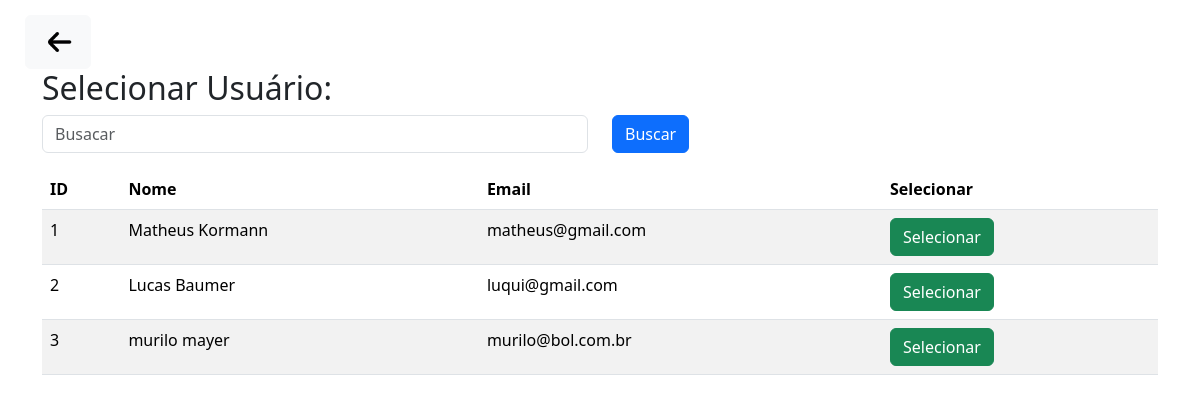
/admListPassagens/addPassagemAdm.php (signed in), run on the app's committed database.
### tables this page shows
CREATE TABLE USERS (
    ID_USER INT PRIMARY KEY AUTO_INCREMENT NOT NULL,
    NAME VARCHAR(100) NOT NULL,
    CPF VARCHAR(100) NOT NULL,
    EMAIL VARCHAR(100) NOT NULL,
    DATA_DE_NASCIMENTO VARCHAR(100) NOT NULL,
    PASSWORD VARCHAR(100) NOT NULL,
    ROLE VARCHAR(100) NOT NULL,
    USERIMAGEPATH VARCHAR(200),
    UNIQUE (CPF, EMAIL)
);

### admListPassagens/addPassagemAdm.php (the view, shortened to what this page needs)
<?php
include('../connections/connection.php');
if(isset($_POST['searchInputUser'])) {
    $searchInputUser = $_POST['searchInputUser'];
    $sql_searchUser = "SELECT * FROM USERS WHERE NAME LIKE '%$searchInputUser%' OR EMAIL LIKE '%$searchInputUser%'";
    $result_searchUser = $conn->query($sql_searchUser);
}
else {
    $sql_searchUser = "SELECT * FROM USERS";
    $result_searchUser = $conn->query($sql_searchUser);
}
    ?>
<!DOCTYPE html>
<html lang="pt-br">
<head>
    <link rel="stylesheet" href="./comfig.css">
    <link rel="stylesheet" href="../node_modules/bootstrap/dist/css/bootstrap.min.css">
</head>
<body>
    <div id="conteinerButtom">
        <a id="botaoVoltar" type="button" class="btn btn-light" href="./listBagagens.php">
            <img src="../imagens/iconVoltar.png" alt="voltarHome" style="width: 40px; height: 40px">
        </a>
    </div>
<div class="container">
<?php
if(isset($selectedVooDetails))
{
    ?>
    <script>
        console.log(<?php echo $selectedUserId; ?>);
        console.log(<?php echo $selectedVooId; ?>);
    </script>
    <div class="row">
            <div class="col-lg-6">
                <form method="POST" enctype="multipart/form-data">
                    <div class="mt-3">
                        <h4>User Selecionado: </h4>
                        <p><strong>Nome:</strong> <?php echo $selectedUserDetails['NAME']; ?></p>
                        <p><strong>Email:</strong> <?php echo $selectedUserDetails['EMAIL']; ?></p>
                    </div>
                <div class="mt-3">
                    <h4>Voo Selecionado: </h4>
                    <p><strong>Codigo Voo:</strong> <?php echo $selectedVooDetails['CODIGO_VOO']; ?></p>
                    <p><strong>Origem:</strong> <?php echo $selectedVooDetails['LOCAL_DE_ORIGEM']; ?></p>
                    <p><strong>Destino:</strong> <?php echo $selectedVooDetails['LOCAL_DE_DESTINO']; ?></p>
                    <p><strong>Data Ida:</strong> <?php echo $selectedVooDetails['DATA_IDA']; ?></p>
                    <p><strong>Operadora:</strong> <?php echo $selectedVooDetails['OPERADORA']; ?></p>
                </div>
            </div>
            <div class="col-lg-6">
            <div class="mb-3">
                            <label for="txtCodigoPassagem" class="form-label">Código da Passagem</label>
                            <input type="text" name="txtCodigoPassagem" class="form-control" id="txtCodigoPassagem">
                        </div>
                        <div class="mb-3">
                            <label for="txtNomePassageiro" class="form-label">Nome Completo do Passageiro:</label>
                            <input type="text" name="txtNomePassageiro" class="form-control" id="txtNomePassageiro">
                        </div>
                        <div class="mb-3">
                            <label for="txtCpfPassageiro" class="form-label">CPF Passageiro:</label>
                            <input type="text" name="txtCpfPassageiro" class="form-control" id="txtCpfPassageiro" placeholder="xxx.xxx.xxx-xx" maxlength="14" oninput="formatarCpf(this)">
                        </div>
                        <div class="mb-3">
                            <label for="txtAssento" class="form-label">Assento:</label>
                            <input type="text" name="txtAssento" class="form-control" id="txtAssento" placeholder="" maxlength="4">
                        </div>
                        <div class="mb-3">
                            <label for="txtClasse" class="form-label">Classe:</label>
                            <select class="form-select" name="txtClasse" id="txtClasse">
                                <option value="Econômica">Econômica</option>
                                <option value="Econômica Plus">Econômica Plus</option>
                                <option value="Executiva">Executiva</option>
                                <option value="Primeira Classe">Primeira Classe</option>
                            </select>
                        </div>
                        <input type="hidden" name="selectedUserId" value="<?php echo $idUserSelected; ?>">
                        <input type="hidden" name="selectedVootId" value="<?php echo $idVooSelected; ?>">
                        <button type="submit" name="AdicionarPassagem" class="btn btn-success">Adicionar Passagem</button>
                </form>
            </div>
    <?php
}
else {
    ?>
     <div class="col-lg">
        <h2>Selecionar Usuário:</h2>
        <form method="POST">
            <div class="row">
                <div class="col-lg-6">
                    <input type="text" name="searchInputUser" class="form-control mb-3" placeholder="Busacar">
                </div>
                <div class="col-lg-6">
                     <button type="submit" class="btn btn-primary">Buscar</button>
                </div>
            </div>
        </form>
        <div class="table-responsive">
            <table class="table table-striped">
                <thead>
                    <tr>
                        <th>ID</th>
                        <th>Nome</th>
                        <th>Email</th>
                        <th>Selecionar</th>
                    </tr>
                </thead>
                <tbody>
                    <?php
                    if ($result_searchUser->num_rows > 0) {
                        while ($row_usuario = $result_searchUser->fetch_assoc()) {
                            echo "<tr>";
                            echo "<td>" . $row_usuario['ID_USER'] . "</td>";
                            echo "<td>" . $row_usuario['NAME'] . "</td>";
                            echo "<td>" . $row_usuario['EMAIL'] . "</td>";
                            echo "<td><form method='POST'><input type='hidden' name='selectedUserId' value='" .$row_usuario['ID_USER']. "'><button type='submit' class='btn btn-success'>Selecionar</button></form></td>";
                            echo "</tr>";
                        }
                    } else {
                        echo "<tr><td colspan='4'>Nenhum usuário encontrado.</td></tr>";
                    }
                    ?>
                </tbody>
            </table>
        </div>
    </div>
    <?php
}
?>
</div>

### admListPassagens/comfig.css (style rules this page uses)
#botaoVoltar { margin-top: 15px; margin-left: 25px; }

### data on the page
users: ID_USER "1", NAME "Matheus Kormann", EMAIL "matheus@gmail.com"
users: ID_USER "2", NAME "Lucas Baumer", EMAIL "luqui@gmail.com"
users: ID_USER "3", NAME "murilo mayer", EMAIL "murilo@bol.com.br"
